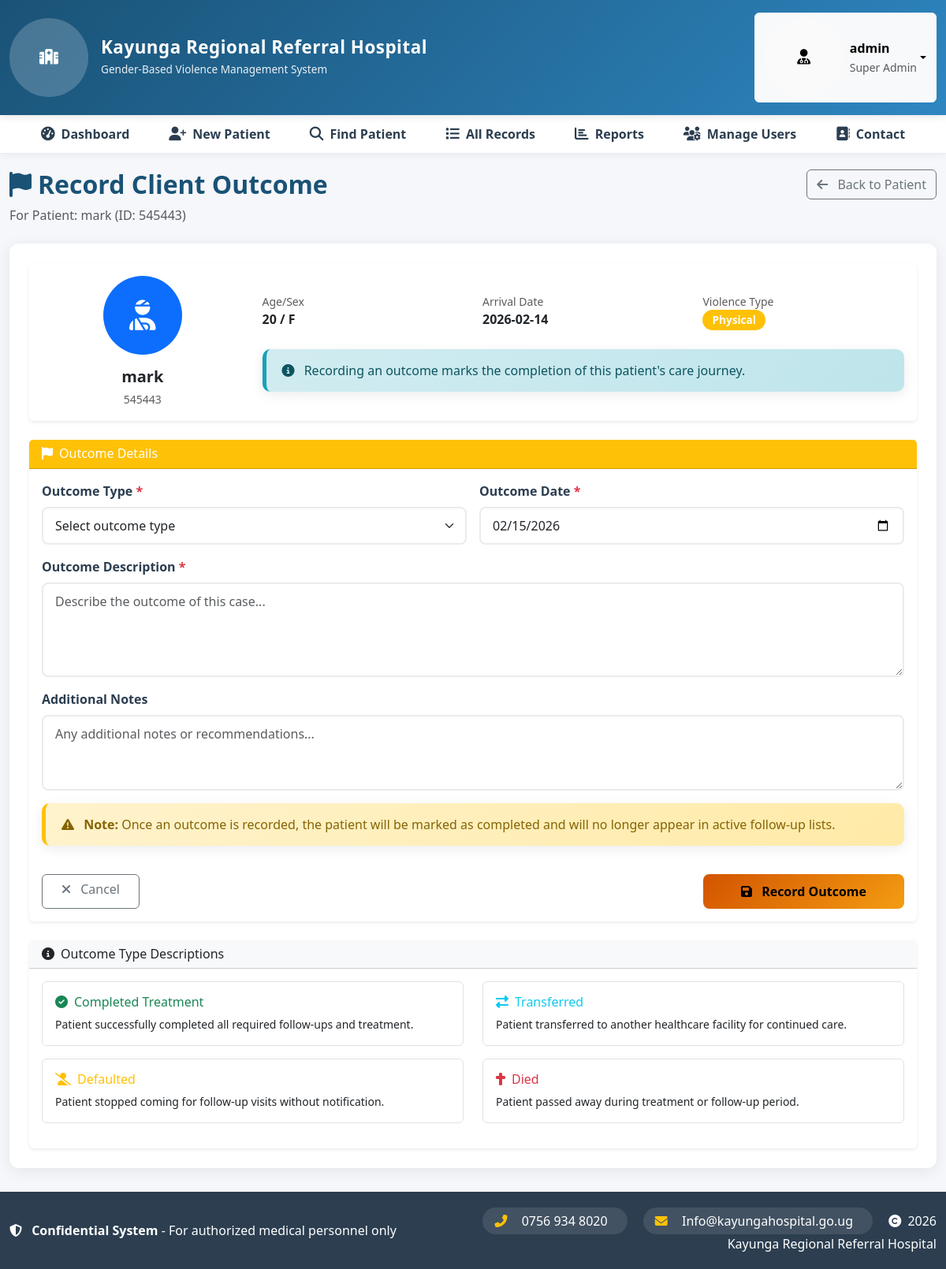
The page /add_outcome/545443 (signed in) on the database its author committed.
### tables this page shows
CREATE TABLE patients (
        id INTEGER PRIMARY KEY AUTOINCREMENT,
        patient_id TEXT UNIQUE NOT NULL,
        arrival_datetime TEXT NOT NULL,
        national_id TEXT,
        client_name TEXT NOT NULL,
        address TEXT,
        contact_no TEXT,
        next_of_kin TEXT,
        next_of_kin_contact TEXT,
        ovc TEXT,
        age INTEGER NOT NULL,
        sex TEXT NOT NULL,
        marital_status TEXT,
        incident_datetime TEXT,
        medical_form_filled TEXT,
        p3_form TEXT,
        disability TEXT,
        perpetrator_relation TEXT,
        type_violence TEXT NOT NULL,
        type_case TEXT,
        facility_name TEXT DEFAULT 'Kayunga Regional Referral Hospital',
        created_at TEXT DEFAULT CURRENT_TIMESTAMP,
        updated_at TEXT DEFAULT CURRENT_TIMESTAMP
    );

### app.py (the view, shortened to what this page needs)
@app.route('/add_outcome/<patient_id>', methods=['GET', 'POST'])
@login_required
def add_outcome(patient_id):
    conn = get_db()
    patient = conn.execute('SELECT * FROM patients WHERE patient_id = ?', (patient_id,)).fetchone()
    if not patient:
        flash('Patient not found', 'danger')
        conn.close()
        return redirect(url_for('patient_lookup'))
    existing_outcome = conn.execute('SELECT * FROM client_outcomes WHERE patient_id = ?',
                                  (patient_id,)).fetchone()
    conn.close()
    return render_template('add_outcome.html',
                         patient=patient,
                         existing_outcome=existing_outcome,
                         today=datetime.now().strftime('%Y-%m-%d'))

### app.py (called while the page is built)
def get_db():
    if 'db' not in g:
        g.db = sqlite3.connect(DB_NAME)
        g.db.row_factory = sqlite3.Row
    return g.db

@app.context_processor
def inject_now():
    return dict(now=datetime.now())

def login_required(f):
    @wraps(f)
    def decorated(*args, **kwargs):
        if 'user_id' not in session:
            flash('Please log in to access this page.', 'warning')
            return redirect(url_for('login'))
        return f(*args, **kwargs)
    return decorated

### templates/add_outcome.html (shortened to what this page needs)
{% extends "base.html" %}
{% block page_header %}
<i class="fas fa-flag me-2"></i>Record Client Outcome
{% endblock %}
{% block page_subtitle %}
For Patient: {{ patient.client_name }} (ID: {{ patient.patient_id }})
{% endblock %}
{% block page_actions %}
<a href="{{ url_for('patient_lookup', search_term=patient.patient_id, search_by='patient_id') }}"
   class="btn btn-outline-secondary">
    <i class="fas fa-arrow-left me-2"></i> Back to Patient
</a>
{% endblock %}
{% block content %}
<div class="content-wrapper">
    <div class="card border-0 shadow-sm mb-4">
        <div class="card-body">
            <div class="row align-items-center">
                <div class="col-md-3 text-center">
                    <div class="user-avatar mx-auto bg-primary text-white mb-3">
                        <i class="fas fa-user-injured fa-2x"></i>
                    </div>
                    <h5 class="fw-bold mb-1">{{ patient.client_name }}</h5>
                    <small class="text-muted">{{ patient.patient_id }}</small>
                </div>
                <div class="col-md-9">
                    <div class="row">
                        <div class="col-md-4">
                            <div class="mb-2">
                                <small class="text-muted d-block">Age/Sex</small>
                                <span class="fw-bold">{{ patient.age }} / {{ patient.sex }}</span>
                            </div>
                        </div>
                        <div class="col-md-4">
                            <div class="mb-2">
                                <small class="text-muted d-block">Arrival Date</small>
                                <span class="fw-bold">{{ patient.arrival_datetime[:10] }}</span>
                            </div>
                        </div>
                        <div class="col-md-4">
                            <div class="mb-2">
                                <small class="text-muted d-block">Violence Type</small>
                                <span class="badge bg-warning">{{ patient.type_violence }}</span>
                            </div>
                        </div>
                        <div class="col-md-12 mt-3">
                            <div class="alert alert-info mb-0">
                                <i class="fas fa-info-circle me-2"></i>
                                Recording an outcome marks the completion of this patient's care journey.
                            </div>
                        </div>
                    </div>
                </div>
            </div>
        </div>
    </div>
    <form method="POST">
        <div class="card border-0 shadow-sm">
            <div class="card-header bg-warning text-white">
                <h6 class="mb-0"><i class="fas fa-flag me-2"></i>Outcome Details</h6>
            </div>
            <div class="card-body">
                <div class="row g-3">
                    <div class="col-md-6">
                        <label class="form-label">Outcome Type <span class="text-danger">*</span></label>
                        <select class="form-select" name="outcome_type" required>
                            <option value="">Select outcome type</option>
                        </select>
                    </div>
                    <div class="col-md-6">
                        <label class="form-label">Outcome Date <span class="text-danger">*</span></label>
                        <input type="date" class="form-control" name="outcome_date"
                               value="{{ existing_outcome.outcome_date[:10] if existing_outcome else today }}"
                               required>
                    </div>
                    <div class="col-12">
                        <label class="form-label">Outcome Description <span class="text-danger">*</span></label>
                        <textarea class="form-control" name="outcome" rows="4" required
                                  placeholder="Describe the outcome of this case...">
                            {{- existing_outcome.outcome if existing_outcome else '' -}}
                        </textarea>
                    </div>
                    <div class="col-12">
                        <label class="form-label">Additional Notes</label>
                        <textarea class="form-control" name="notes" rows="3"
                                  placeholder="Any additional notes or recommendations...">
                            {{- existing_outcome.notes if existing_outcome else '' -}}
                        </textarea>
                    </div>
                    <div class="col-12">
                        <div class="alert alert-warning">
                            <i class="fas fa-exclamation-triangle me-2"></i>
                            <strong>Note:</strong> Once an outcome is recorded, the patient will be marked as completed
                            and will no longer appear in active follow-up lists.
                        </div>
                    </div>
                    <div class="col-12">
                        <div class="d-flex justify-content-between">
                            <a href="{{ url_for('patient_lookup', search_term=patient.patient_id, search_by='patient_id') }}"
                               class="btn btn-outline-secondary px-4">
                                <i class="fas fa-times me-2"></i> Cancel
                            </a>
                            <button type="submit" class="btn btn-warning px-5">
                                <i class="fas fa-save me-2"></i>
                                {% if existing_outcome %}Update Outcome{% else %}Record Outcome{% endif %}
                            </button>
                        </div>
                    </div>
                </div>
            </div>
        </div>
    </form>
    <div class="card border-0 shadow-sm mt-4">
        <div class="card-header bg-light">
            <h6 class="mb-0"><i class="fas fa-info-circle me-2"></i>Outcome Type Descriptions</h6>
        </div>
        <div class="card-body">
            <div class="row">
                <div class="col-md-6 mb-3">
                    <div class="card border">
                        <div class="card-body">
                            <h6 class="text-success">
                                <i class="fas fa-check-circle me-2"></i>Completed Treatment
                            </h6>
                            <p class="small mb-0">Patient successfully completed all required follow-ups and treatment.</p>
                        </div>
                    </div>
                </div>
                <div class="col-md-6 mb-3">
                    <div class="card border">
                        <div class="card-body">
                            <h6 class="text-info">
                                <i class="fas fa-exchange-alt me-2"></i>Transferred
                            </h6>
                            <p class="small mb-0">Patient transferred to another healthcare facility for continued care.</p>
                        </div>
                    </div>
                </div>
                <div class="col-md-6 mb-3">
                    <div class="card border">
                        <div class="card-body">
                            <h6 class="text-warning">
                                <i class="fas fa-user-slash me-2"></i>Defaulted
                            </h6>
                            <p class="small mb-0">Patient stopped coming for follow-up visits without notification.</p>
                        </div>
                    </div>
                </div>
                <div class="col-md-6 mb-3">
                    <div class="card border">
                        <div class="card-body">
                            <h6 class="text-danger">
                                <i class="fas fa-cross me-2"></i>Died
                            </h6>
                            <p class="small mb-0">Patient passed away during treatment or follow-up period.</p>
                        </div>
                    </div>
                </div>
            </div>
        </div>
    </div>
</div>
{% endblock %}

### templates/base.html (style rules this page uses)
:root { --primary-color: #1a5276; --secondary-color: #2e86c1; --accent-color: #e74c3c; --success-color: #27ae60; --warning-color: #f39c12; --info-color: #3498db; --light-color: #f8f9fa; --dark-color: #2c3e50; --sidebar-width: 260px; --transition-speed: 0.3s; }
* { margin: 0; padding: 0; box-sizing: border-box; }
body { font-family: 'Segoe UI', Tahoma, Geneva, Verdana, sans-serif; background-color: #f5f7fa; color: #333; min-height: 100vh; display: flex; flex-direction: column; }
.user-avatar { width: 40px; height: 40px; background: rgba(255,255,255,0.2); border-radius: 50%; display: flex; align-items: center; justify-content: center; font-weight: bold; font-size: 1.2rem; transition: all var(--transition-speed); }
.content-wrapper { background: white; border-radius: 12px; box-shadow: 0 4px 20px rgba(0,0,0,0.08); padding: 25px; margin-bottom: 30px; animation: fadeIn 0.5s ease-out; }
.btn-warning { background: linear-gradient(135deg, #d35400, #f39c12); border: none; padding: 10px 24px; border-radius: 8px; font-weight: 600; transition: all 0.3s; }
.form-control, .form-select { border: 2px solid #e9ecef; border-radius: 8px; padding: 10px 15px; transition: all 0.3s; }
.form-label { font-weight: 600; color: var(--dark-color); margin-bottom: 8px; }
.badge { padding: 6px 12px; border-radius: 20px; font-weight: 600; font-size: 0.85rem; }
.alert { border: none; border-radius: 10px; padding: 15px 20px; margin-bottom: 20px; box-shadow: 0 4px 15px rgba(0,0,0,0.08); }
.alert-warning { background: linear-gradient(135deg, #fff3cd, #ffeaa7); color: #856404; border-left: 5px solid #ffc107; }
.alert-info { background: linear-gradient(135deg, #d1ecf1, #bee5eb); color: #0c5460; border-left: 5px solid #17a2b8; }

### templates/add_outcome.html (style rules this page uses)
.user-avatar { width: 100px; height: 100px; border-radius: 50%; display: flex; align-items: center; justify-content: center; }
.card.border { border-left: 4px solid; }
.card.border .text-success { border-left-color: #28a745; }
.card.border .text-info { border-left-color: #17a2b8; }
.card.border .text-warning { border-left-color: #ffc107; }
.card.border .text-danger { border-left-color: #dc3545; }

### rows shown on the page
patients: client_name "mark", patient_id "545443", age "20", sex "F", arrival_datetime "2026-02-14", type_violence "Physical"

### other values the page prints
{{ session.get('full_name', session.get('username', 'User')) }} "admin"
